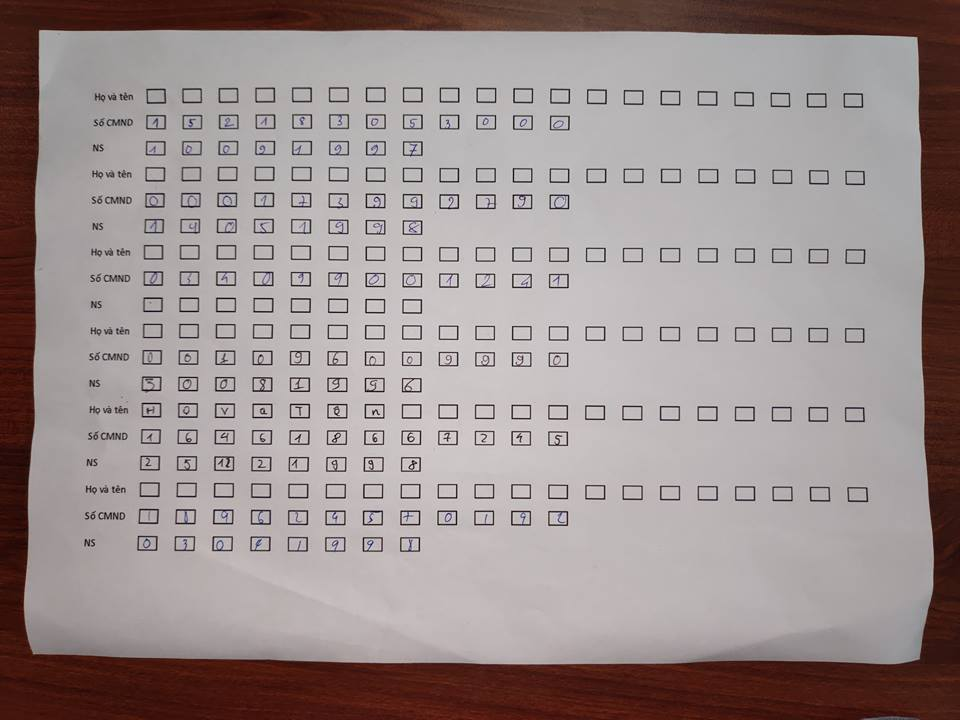
#> input picture server/upload/image 3.jpg, 960 x 720 px, found by its file name
$ python temp.py
#> lines starting #> are read from the running program, lines starting #| are printed output that depends on the picture; after the words box and inside, x2 and y2 are one past the last pixel; in counts of white or black regions, pixels touching at a corner belong together
import cv2
import numpy as np

img = cv2.imread("D:/MNIST-recognition/server/upload/image 3.jpg")
#> img is the input picture: shape (720, 960, 3); mean B, G, R 142.7, 143.4, 155.4
height, width, channels = img.shape
#> height = 720; width = 960; channels = 3

print(width)
#| 960
print(height)
#| 720

#resize anh 1/2
resized_image = cv2.resize(img, (int(1024), int(768)))
#resized_image = img
#chuyen anh mau ve anh xam
img_gray = cv2.cvtColor(resized_image, cv2.COLOR_BGR2GRAY)
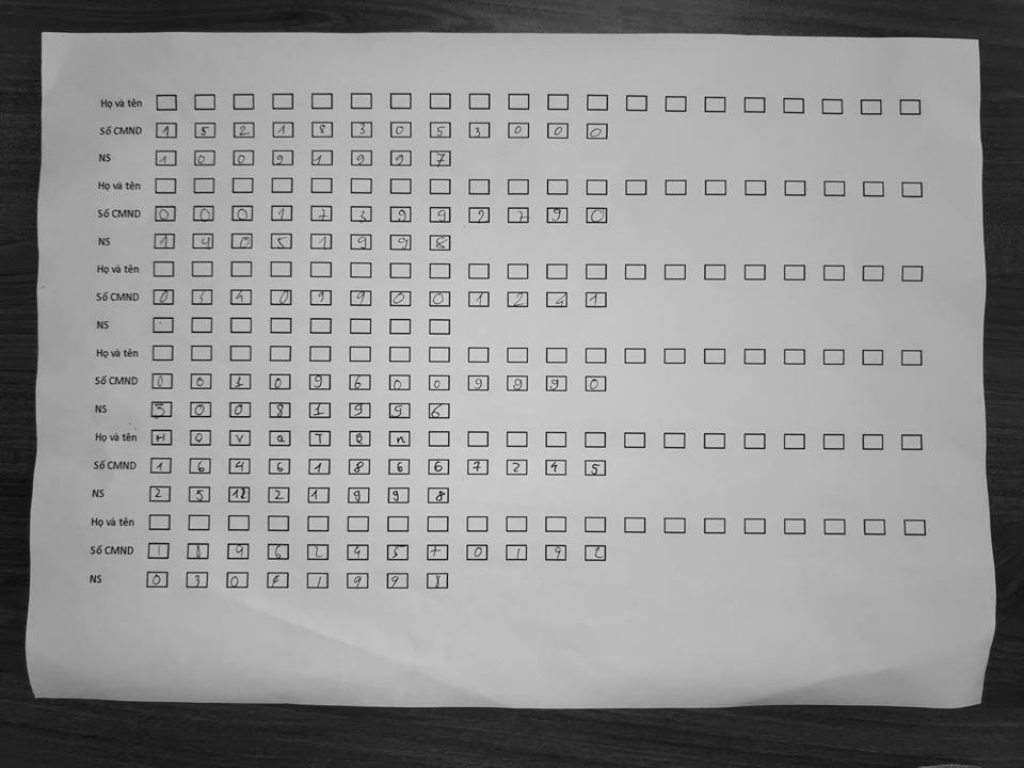
#> img_gray: shape (768, 1024); min 8, max 243, mean 146.9

#chuyen anh ve binary
imgBinary = cv2.threshold(img_gray, 135, 255, cv2.THRESH_BINARY)[1]
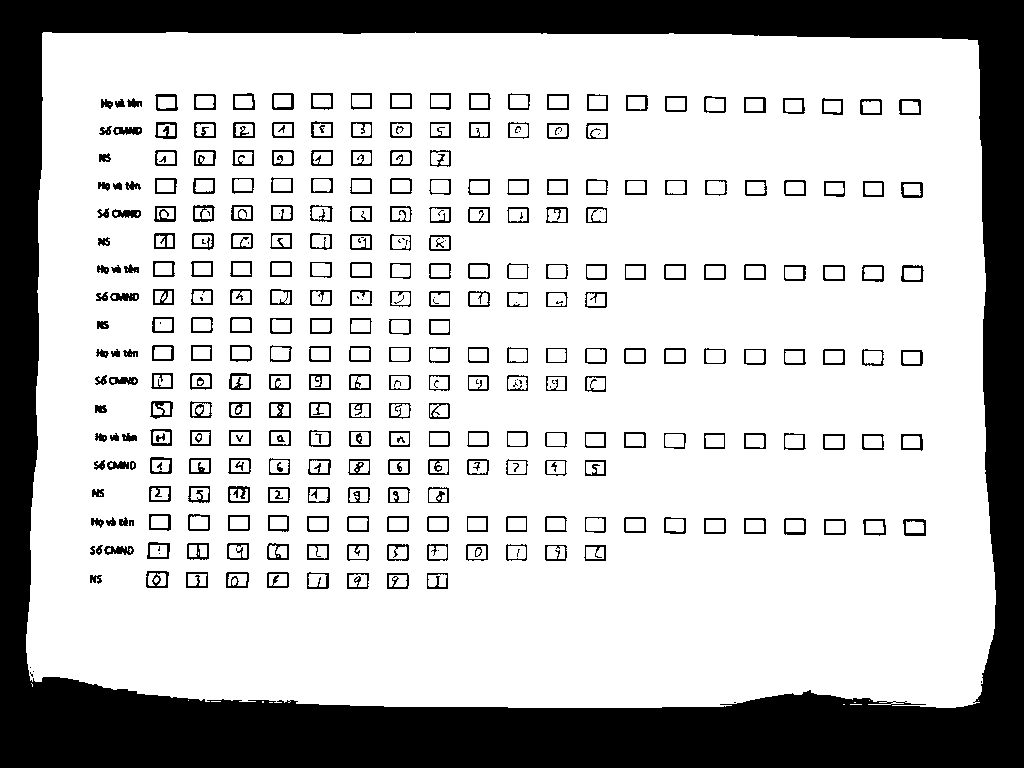
#> imgBinary: shape (768, 1024); 75.8% white; 348 black regions (46 under 20 px)

#bounding image,lay ra cac doi tuong
contours,hierachy=cv2.findContours(imgBinary,cv2.RETR_TREE,cv2.CHAIN_APPROX_SIMPLE)
#> contours = 758 contours, 193 with area under 20; largest, box (x1, y1, x2, y2) and area: (26, 32, 996, 708) 631368, (902, 518, 927, 537) 412, (145, 570, 170, 589) 409, (271, 92, 295, 111) 406, (226, 542, 250, 561) 406
#
print(len(contours))
#| 758
widthBound = 0
heightBound =0
dem = 0

def sortSecond(val):
    return val[1]

def sortFirst(val):
        return val[0]
def checkContainRect(x1,y1,w1,h1,countours):
        for countour in countours:
                (x2,y2,w2,h2) = cv2.boundingRect(countour)
                if w2<100 and x2<x1 and x2+w2>x1+w1 and y2<y1 and y2+h2>y1+h1 :
                        return True
        return False

lstFilter = []
lstRect = []
#contours.sort(key = sortSecond)
# lay tong trong so width va trong height
for contour in contours:
    (x,y,w,h) = cv2.boundingRect(contour)
    if w<100 and h <100 and w>10 and h>10:
        rs = checkContainRect(x,y,w,h,contours)
        if rs == False:
                rect = []
                rect.append(x)
                rect.append(y)
                rect.append(w)
                rect.append(h)
                lstRect.append(rect)
                cv2.rectangle(resized_image, (rect[0],rect[1]), (rect[0]+rect[2],rect[1]+rect[3]), (255, 0, 0), 2)
                widthBound = widthBound + w
                heightBound = heightBound + h
                dem = dem + 1
#> this loop made 758 passes
#> (x, y, w, h, rs, widthBound, heightBound) on passes 21, 22, 24, 27, 29, 31, 34, 37, 39, 43, 47, 50: (89, 574, 14, 11, False, 14, 11), (426, 572, 23, 18, False, 37, 29), (386, 572, 24, 18, False, 61, 47), (346, 572, 24, 18, False, 85, 65), (306, 571, 24, 19, False, 109, 84), (266, 571, 24, 18, False, 133, 102), (225, 571, 25, 18, False, 158, 120), (185, 571, 24, 18, False, 182, 138), (145, 570, 25, 19, False, 207, 157), (103, 545, 32, 11, False, 239, 168), (583, 544, 24, 18, False, 263, 186), (544, 544, 24, 18, False, 287, 204)
#> (contour, x, y, w, h, rs) on pass 60: ([[468, 546], [468, 558], [485, 558], [485, 546]], 468, 546, 18, 13, True)
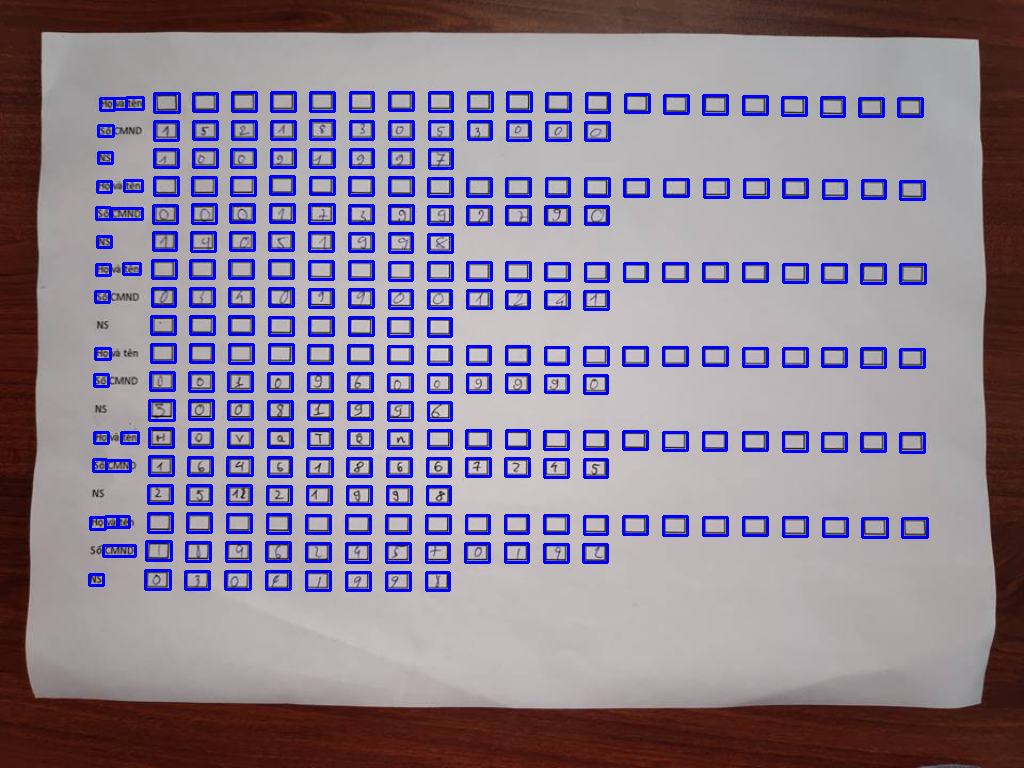
#> resized_image: shape (768, 1024, 3); mean B, G, R 149.6, 129.9, 141.4
#> after the loop, dem = 264; heightBound = 4635; lstRect = 264 items, first 6: [89, 574, 14, 11], [426, 572, 23, 18], [386, 572, 24, 18], [346, 572, 24, 18], [306, 571, 24, 19], [266, 571, 24, 18]; widthBound = 6108

#cv2.imshow("test-anh",resized_image)
#cv2.waitKey(0)

lstRect.sort(key = sortFirst)
lstSame = []
for i in range(0,len(lstRect)):
        if i!=len(lstRect)-1 and abs(lstRect[i][0] - lstRect[i+1][0])<5:
                lstSame.append(lstRect[i])
        else:
                lstSame.append(lstRect[i])
                lstFilter.append(lstSame)
                lstSame = []
#> after the loop, lstFilter = 22 items

#lay cot co so o nhieu nhat de loc label
#remove doi tuong bat thuong ra khoi cot

for filter in lstFilter:
        filter.sort(key=sortSecond)
        for i in range(len(filter)-1):
                rect = filter[i]
                #cv2.rectangle(resized_image, (rect[0],rect[1]), (rect[0]+rect[2],rect[1]+rect[3]), (255, 0, 0), 2)
                #cv2.imshow("test-anh",resized_image)
                #cv2.waitKey(0)
                if filter[i]!=None and filter[i][0]-filter[i+1][0] <-5:
                      filter[i] = None
#> this loop made 22 passes
                      #i=i+1

dataRs =[]
maxlen = 10
passlen = 0
for filter in lstFilter:
        if len(filter) > maxlen or passlen>3:
                passlen = passlen +1
                for rect in filter:
                        if rect !=None:
                                #cv2.rectangle(resized_image, (rect[0],rect[1]), (rect[0]+rect[2],rect[1]+rect[3]), (255, 0, 0), 2)
                                dataRs.append(rect)
#> after the loop, dataRs = 255 items, first 6: [100, 98, 14, 12], [98, 125, 15, 11], [98, 152, 14, 11], [97, 181, 14, 11], [96, 207, 14, 12], [97, 236, 14, 11]; passlen = 21

#cv2.imshow("test-anh",resized_image)
#cv2.waitKey(0)

dataRs.sort(key = sortSecond)
lstFilter=[]
lstSame=[]
for i in range(0,len(dataRs)):
        if i!=len(dataRs)-1 and abs(dataRs[i][1] - dataRs[i+1][1])<5:
                lstSame.append(dataRs[i])
        else:
                lstSame.append(dataRs[i])
                lstFilter.append(lstSame)
                lstSame = []
#> after the loop, lstFilter = 18 items

dataIndentity = []
dataBirthday= []
for i in range(0,len(lstFilter)):
        if len(lstFilter[i]) == 12:
                dataImageID = []
                for j in range (0,len(lstFilter[i])):
                        crop_img = imgBinary[lstFilter[i][j][1]:lstFilter[i][j][1]+lstFilter[i][j][3], lstFilter[i][j][0]:lstFilter[i][j][0]+lstFilter[i][j][2]]
                        demPixel = 0
                        for m in range(5,lstFilter[i][j][3]-5):
                                for n in range(5,lstFilter[i][j][2]-5):
                                        pixel = crop_img[m][n]
                                        if pixel == 0:
                                                demPixel = demPixel +1

                        if demPixel >5:
                                crop_img = imgBinary[lstFilter[i][j][1]+3:lstFilter[i][j][1]+lstFilter[i][j][3]-3, lstFilter[i][j][0]+3:lstFilter[i][j][0]+lstFilter[i][j][2]-3]
                                crop_img = cv2.resize(crop_img,(28,28))
                                dataImageID.append(crop_img)
                                cv2.rectangle(resized_image, (lstFilter[i][j][0],lstFilter[i][j][1]), (lstFilter[i][j][0]+lstFilter[i][j][2],lstFilter[i][j][1]+lstFilter[i][j][3]), (255, 0, 0), 2)
                        #cv2.imshow("test-anh",crop_img)
                        #cv2.waitKey(0)
                if len(dataImageID) >0:
                        dataIndentity.append(dataImageID)

        if len(lstFilter[i]) == 8:
                dataImageBirthday = []
                for j in range (0,len(lstFilter[i])):
                        crop_img = imgBinary[lstFilter[i][j][1]:lstFilter[i][j][1]+lstFilter[i][j][3], lstFilter[i][j][0]:lstFilter[i][j][0]+lstFilter[i][j][2]]
                        demPixel = 0
                        for m in range(5,lstFilter[i][j][3]-5):
                                for n in range(5,lstFilter[i][j][2]-5):
                                        pixel = crop_img[m][n]
                                        if pixel == 0:
                                                demPixel = demPixel +1

                        if demPixel >5:
                                crop_img = imgBinary[lstFilter[i][j][1]+3:lstFilter[i][j][1]+lstFilter[i][j][3]-3, lstFilter[i][j][0]+3:lstFilter[i][j][0]+lstFilter[i][j][2]-3]
                                crop_img = cv2.resize(crop_img,(28,28))
                                dataImageBirthday.append(crop_img)
                                cv2.rectangle(resized_image, (lstFilter[i][j][0],lstFilter[i][j][1]), (lstFilter[i][j][0]+lstFilter[i][j][2],lstFilter[i][j][1]+lstFilter[i][j][3]), (255, 0, 0), 2)

                if len(dataImageBirthday) >0:
                        dataBirthday.append(dataImageBirthday)
#> this loop made 18 passes
#> after the loop, dataBirthday = 2 items; dataIndentity = []

#cv2.imshow("test-anh",resized_image)
#cv2.waitKey(0)

dataFinal = []
dataFinal.append(dataIndentity)
dataFinal.append(dataBirthday)
x = 0
print(len(dataFinal[0]))
#| 0
print(len(dataFinal[1]))
#| 2
